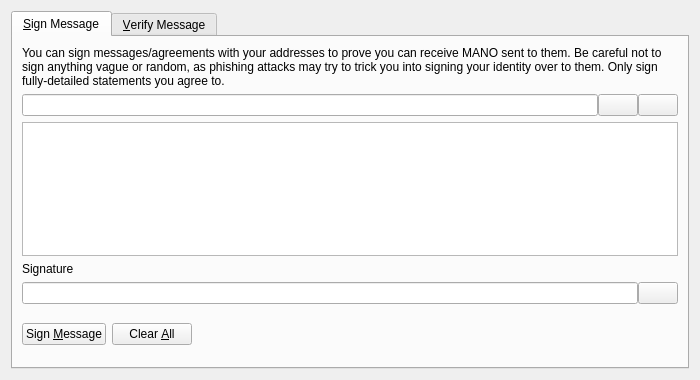
<?xml version="1.0" encoding="UTF-8"?>
<ui version="4.0">
 <class>SignVerifyMessageDialog</class>
 <widget class="QDialog" name="SignVerifyMessageDialog">
  <property name="geometry">
   <rect>
    <x>0</x>
    <y>0</y>
    <width>700</width>
    <height>380</height>
   </rect>
  </property>
  <property name="windowTitle">
   <string>Signatures - Sign / Verify a Message</string>
  </property>
  <property name="modal">
   <bool>true</bool>
  </property>
  <layout class="QVBoxLayout" name="verticalLayout">
   <item>
    <widget class="QTabWidget" name="tabWidget">
     <property name="currentIndex">
      <number>0</number>
     </property>
     <widget class="QWidget" name="tabSignMessage">
      <attribute name="title">
       <string>&amp;Sign Message</string>
      </attribute>
      <layout class="QVBoxLayout" name="verticalLayout_SM">
       <item>
        <widget class="QLabel" name="infoLabel_SM">
         <property name="text">
          <string>You can sign messages/agreements with your addresses to prove you can receive MANO sent to them. Be careful not to sign anything vague or random, as phishing attacks may try to trick you into signing your identity over to them. Only sign fully-detailed statements you agree to.</string>
         </property>
         <property name="textFormat">
          <enum>Qt::PlainText</enum>
         </property>
         <property name="wordWrap">
          <bool>true</bool>
         </property>
        </widget>
       </item>
       <item>
        <layout class="QHBoxLayout" name="horizontalLayout_1_SM">
         <property name="spacing">
          <number>0</number>
         </property>
         <item>
          <widget class="QValidatedLineEdit" name="addressIn_SM">
           <property name="toolTip">
            <string>The MANO address to sign the message with</string>
           </property>
          </widget>
         </item>
         <item>
          <widget class="QPushButton" name="addressBookButton_SM">
           <property name="toolTip">
            <string>Choose previously used address</string>
           </property>
           <property name="text">
            <string/>
           </property>
           <property name="shortcut">
            <string>Alt+A</string>
           </property>
           <property name="autoDefault">
            <bool>false</bool>
           </property>
          </widget>
         </item>
         <item>
          <widget class="QPushButton" name="pasteButton_SM">
           <property name="toolTip">
            <string>Paste address from clipboard</string>
           </property>
           <property name="text">
            <string/>
           </property>
           <property name="shortcut">
            <string>Alt+P</string>
           </property>
           <property name="autoDefault">
            <bool>false</bool>
           </property>
          </widget>
         </item>
        </layout>
       </item>
       <item>
        <widget class="QPlainTextEdit" name="messageIn_SM">
         <property name="toolTip">
          <string>Enter the message you want to sign here</string>
         </property>
        </widget>
       </item>
       <item>
        <widget class="QLabel" name="signatureLabel_SM">
         <property name="text">
          <string>Signature</string>
         </property>
         <property name="textFormat">
          <enum>Qt::PlainText</enum>
         </property>
        </widget>
       </item>
       <item>
        <layout class="QHBoxLayout" name="horizontalLayout_2_SM">
         <property name="spacing">
          <number>0</number>
         </property>
         <item>
          <widget class="QLineEdit" name="signatureOut_SM">
           <property name="font">
            <font>
             <italic>true</italic>
            </font>
           </property>
           <property name="readOnly">
            <bool>true</bool>
           </property>
          </widget>
         </item>
         <item>
          <widget class="QPushButton" name="copySignatureButton_SM">
           <property name="toolTip">
            <string>Copy the current signature to the system clipboard</string>
           </property>
           <property name="text">
            <string/>
           </property>
           <property name="autoDefault">
            <bool>false</bool>
           </property>
          </widget>
         </item>
        </layout>
       </item>
       <item>
        <layout class="QHBoxLayout" name="horizontalLayout_3_SM">
         <item>
          <widget class="QPushButton" name="signMessageButton_SM">
           <property name="toolTip">
            <string>Sign the message to prove you own this MANO address</string>
           </property>
           <property name="text">
            <string>Sign &amp;Message</string>
           </property>
           <property name="autoDefault">
            <bool>false</bool>
           </property>
          </widget>
         </item>
         <item>
          <widget class="QPushButton" name="clearButton_SM">
           <property name="toolTip">
            <string>Reset all sign message fields</string>
           </property>
           <property name="text">
            <string>Clear &amp;All</string>
           </property>
           <property name="autoDefault">
            <bool>false</bool>
           </property>
          </widget>
         </item>
         <item>
          <spacer name="horizontalSpacer_1_SM">
           <property name="orientation">
            <enum>Qt::Horizontal</enum>
           </property>
           <property name="sizeHint" stdset="0">
            <size>
             <width>40</width>
             <height>48</height>
            </size>
           </property>
          </spacer>
         </item>
         <item>
          <widget class="QLabel" name="statusLabel_SM">
           <property name="font">
            <font>
             <weight>75</weight>
             <bold>true</bold>
            </font>
           </property>
           <property name="text">
            <string/>
           </property>
           <property name="wordWrap">
            <bool>true</bool>
           </property>
          </widget>
         </item>
         <item>
          <spacer name="horizontalSpacer_2_SM">
           <property name="orientation">
            <enum>Qt::Horizontal</enum>
           </property>
           <property name="sizeHint" stdset="0">
            <size>
             <width>40</width>
             <height>48</height>
            </size>
           </property>
          </spacer>
         </item>
        </layout>
       </item>
      </layout>
     </widget>
     <widget class="QWidget" name="tabVerifyMessage">
      <attribute name="title">
       <string>&amp;Verify Message</string>
      </attribute>
      <layout class="QVBoxLayout" name="verticalLayout_VM">
       <item>
        <widget class="QLabel" name="infoLabel_VM">
         <property name="text">
          <string>Enter the receiver's address, message (ensure you copy line breaks, spaces, tabs, etc. exactly) and signature below to verify the message. Be careful not to read more into the signature than what is in the signed message itself, to avoid being tricked by a man-in-the-middle attack. Note that this only proves the signing party receives with the address, it cannot prove sendership of any transaction!</string>
         </property>
         <property name="textFormat">
          <enum>Qt::PlainText</enum>
         </property>
         <property name="alignment">
          <set>Qt::AlignLeading|Qt::AlignLeft|Qt::AlignTop</set>
         </property>
         <property name="wordWrap">
          <bool>true</bool>
         </property>
        </widget>
       </item>
       <item>
        <layout class="QHBoxLayout" name="horizontalLayout_1_VM">
         <property name="spacing">
          <number>0</number>
         </property>
         <item>
          <widget class="QValidatedLineEdit" name="addressIn_VM">
           <property name="toolTip">
            <string>The MANO address the message was signed with</string>
           </property>
          </widget>
         </item>
         <item>
          <widget class="QPushButton" name="addressBookButton_VM">
           <property name="toolTip">
            <string>Choose previously used address</string>
           </property>
           <property name="text">
            <string/>
           </property>
           <property name="shortcut">
            <string>Alt+A</string>
           </property>
           <property name="autoDefault">
            <bool>false</bool>
           </property>
          </widget>
         </item>
        </layout>
       </item>
       <item>
        <widget class="QPlainTextEdit" name="messageIn_VM"/>
       </item>
       <item>
        <widget class="QValidatedLineEdit" name="signatureIn_VM"/>
       </item>
       <item>
        <layout class="QHBoxLayout" name="horizontalLayout_2_VM">
         <item>
          <widget class="QPushButton" name="verifyMessageButton_VM">
           <property name="toolTip">
            <string>Verify the message to ensure it was signed with the specified MANO address</string>
           </property>
           <property name="text">
            <string>Verify &amp;Message</string>
           </property>
           <property name="autoDefault">
            <bool>false</bool>
           </property>
          </widget>
         </item>
         <item>
          <widget class="QPushButton" name="clearButton_VM">
           <property name="toolTip">
            <string>Reset all verify message fields</string>
           </property>
           <property name="text">
            <string>Clear &amp;All</string>
           </property>
           <property name="autoDefault">
            <bool>false</bool>
           </property>
          </widget>
         </item>
         <item>
          <spacer name="horizontalSpacer_1_VM">
           <property name="orientation">
            <enum>Qt::Horizontal</enum>
           </property>
           <property name="sizeHint" stdset="0">
            <size>
             <width>40</width>
             <height>48</height>
            </size>
           </property>
          </spacer>
         </item>
         <item>
          <widget class="QLabel" name="statusLabel_VM">
           <property name="font">
            <font>
             <weight>75</weight>
             <bold>true</bold>
            </font>
           </property>
           <property name="text">
            <string/>
           </property>
           <property name="wordWrap">
            <bool>true</bool>
           </property>
          </widget>
         </item>
         <item>
          <spacer name="horizontalSpacer_2_VM">
           <property name="orientation">
            <enum>Qt::Horizontal</enum>
           </property>
           <property name="sizeHint" stdset="0">
            <size>
             <width>40</width>
             <height>48</height>
            </size>
           </property>
          </spacer>
         </item>
        </layout>
       </item>
      </layout>
     </widget>
    </widget>
   </item>
  </layout>
 </widget>
 <customwidgets>
  <customwidget>
   <class>QValidatedLineEdit</class>
   <extends>QLineEdit</extends>
   <header>qvalidatedlineedit.h</header>
  </customwidget>
 </customwidgets>
 <resources>
  <include location="../mano.qrc"/>
 </resources>
 <connections/>
</ui>
